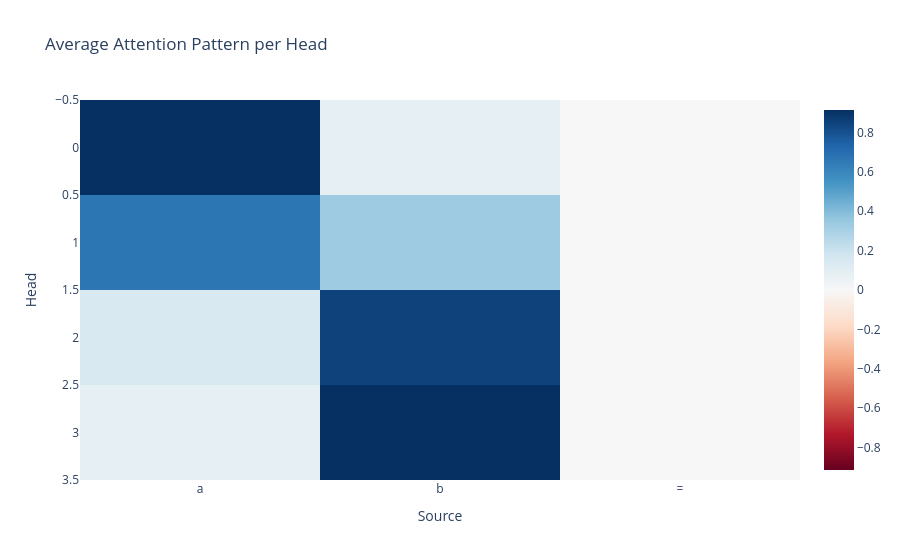

The notebook cell saved with this chart:
### Code cell
imshow(cache["pattern", 0][5][:, -1, :], title="Average Attention Pattern per Head", xaxis="Source", yaxis="Head", x=['a', 'b', '='])

### Figure 1 — Plotly figure (JSON) as saved in the notebook; plotly's stock layout.template omitted (floating-point values rounded to 4 significant figures)
{"data": [{"coloraxis": "coloraxis", "hovertemplate": "Source: %{x}<br>Head: %{y}<br>color: %{z}<extra></extra>", "name": "0", "type": "heatmap", "x": ["a", "b", "="], "xaxis": "x", "yaxis": "y", "z": [[0.9137, 0.08563, 0.0006771], [0.667, 0.3313, 0.001687], [0.1455, 0.8523, 0.002226], [0.08403, 0.9144, 0.001533]]}], "layout": {"coloraxis": {"cmid": 0, "colorscale": [[0, "rgb(103,0,31)"], [0.1, "rgb(178,24,43)"], [0.2, "rgb(214,96,77)"], [0.3, "rgb(244,165,130)"], [0.4, "rgb(253,219,199)"], [0.5, "rgb(247,247,247)"], [0.6, "rgb(209,229,240)"], [0.7, "rgb(146,197,222)"], [0.8, "rgb(67,147,195)"], [0.9, "rgb(33,102,172)"], [1, "rgb(5,48,97)"]]}, "title": {"text": "Average Attention Pattern per Head"}, "xaxis": {"anchor": "y", "constrain": "domain", "domain": [0, 1], "scaleanchor": "y", "title": {"text": "Source"}}, "yaxis": {"anchor": "x", "autorange": "reversed", "constrain": "domain", "domain": [0, 1], "title": {"text": "Head"}}}}
